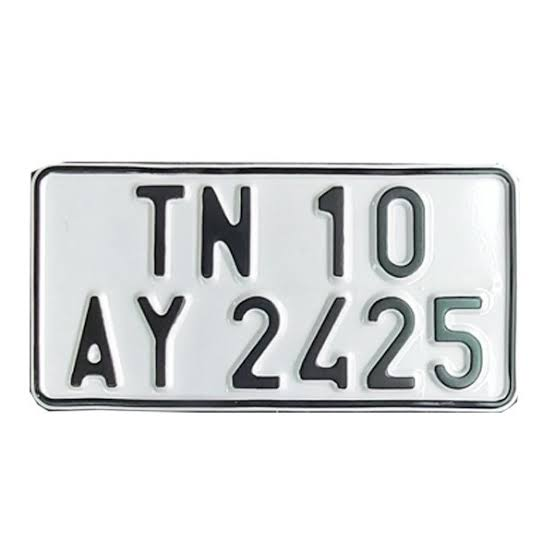
#> input picture Image Segmentation/number plate.jpg, 554 x 554 px
$ jupyter execute 1.contours.ipynb
#> lines starting #> are read from the running program, lines starting #| are printed output that depends on the picture; after the words box and inside, x2 and y2 are one past the last pixel; in counts of white or black regions, pixels touching at a corner belong together
# Contours

[cell 1]
import cv2
import numpy as np
from matplotlib import pyplot as plt

[cell 2]
image = cv2.imread('number plate.jpg')
#> image is the input picture: shape (554, 554, 3); mean B, G, R 228.1, 227.6, 226.4

plt.imshow(image, cmap='gray')
plt.title('Original')
# plt.axis('off')
plt.show()
image.shape
#> Out = (554, 554, 3)

[cell 3]
image_gray = cv2.cvtColor(image, cv2.COLOR_BGR2GRAY)
plt.imshow(image_gray, cmap='gray')
image_gray.shape
#> Out = (554, 554)

cv2.findContours(image, Retrieval Mode, Approximation Method)

[cell 4]
_, th2 = cv2.threshold(image_gray, 0, 255, cv2.THRESH_BINARY + cv2.THRESH_OTSU)
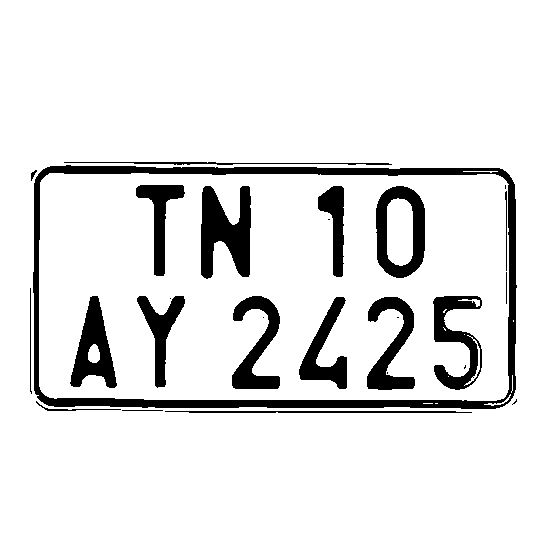
#> th2: shape (554, 554); 90% white; 27 black regions (8 under 20 px)
plt.imshow(th2, cmap='gray')
plt.title('After Thresholding')
plt.axis('off')
plt.show()

# Finding Contours
# Use a copy of your image e.g. edged.copy(), since findContours alters the image
contours, hierarchy = cv2.findContours(th2, cv2.RETR_LIST, cv2.CHAIN_APPROX_NONE)
#> contours = 45 contours, 19 with area under 20; largest, box (x1, y1, x2, y2) and area: (0, 0, 554, 554) 305809, (32, 164, 518, 410) 116124, (39, 173, 509, 401) 104918, (375, 185, 426, 279) 3988, (200, 185, 252, 280) 3220

# Draw all contours, note this overwrites the input image (inplace operation)
# Use '-1' as the 3rd parameter to draw all
cv2.drawContours(image, contours, -1, (0,255,0), thickness = 2)
plt.imshow(image)
plt.title('Contours overlaid on original image')
plt.axis('off')
plt.show()

print("Number of Contours found = " + str(len(contours)))
#| Number of Contours found = 45

Retrieval Modes

RETR_LIST - Retrieves all the contours, but doesn't create any parent-child relationship. Parents and kids are equal under this rule, and they are just contours. ie they all belongs to same hierarchy level.

RETR_EXTERNAL - eturns only extreme outer flags. All child contours are left behind.

RETR_CCOMP - This flag retrieves all the contours and arranges them to a 2-level hierarchy. ie external contours of the object (ie its boundary) are placed in hierarchy-1. And the contours of holes inside object (if any) is placed in hierarchy-2. If any object inside it, its contour is placed again in hierarchy-1 only. And its hole in hierarchy-2 and so on.

RETR_TREE - It retrieves all the contours and creates a full family hierarchy list.
Approximation Method Options

cv2.CHAIN_APPROX_NONE – Stores all the points along the line(inefficient!)

cv2.CHAIN_APPROX_SIMPLE – Stores the end points of each line

[cell 5]
image = cv2.imread('number plate.jpg')

# Convert to Grayscale
gray = cv2.cvtColor(image, cv2.COLOR_BGR2GRAY)
_, th2 = cv2.threshold(gray, 0, 255, cv2.THRESH_BINARY + cv2.THRESH_OTSU)
plt.imshow(th2, cmap='gray')
plt.title('After Thresholding')
plt.axis('off')
plt.show()

# Finding Contours
# Use a copy of your image e.g. edged.copy(), since findContours alters the image
contours, hierarchy = cv2.findContours(th2, cv2.RETR_EXTERNAL, cv2.CHAIN_APPROX_NONE)
#> contours = 1 contour; box (x1, y1, x2, y2) and area: (0, 0, 554, 554) 305809

# Draw all contours, note this overwrites the input image (inplace operation)
# Use '-1' as the 3rd parameter to draw all
cv2.drawContours(image, contours, -1, (0,255,0), thickness = 2)
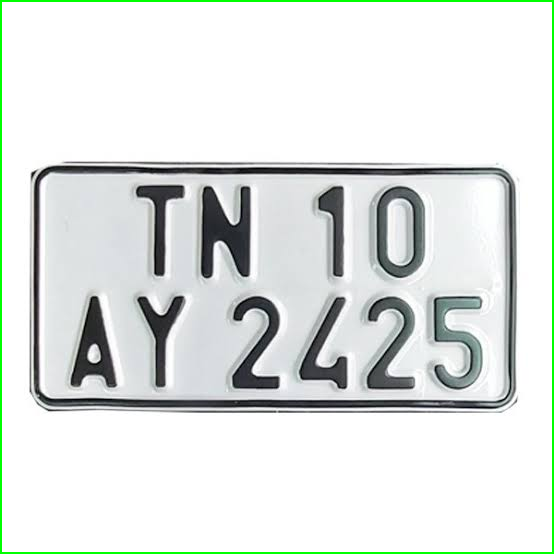
#> image: shape (554, 554, 3); mean B, G, R 224.5, 227.6, 222.7
plt.imshow(image)
plt.title('Contours overlaid on original image')
plt.axis('off')
plt.show()

print("Number of Contours found = " + str(len(contours)))
#| Number of Contours found = 1

[cell 6]
# NOTE: For findContours to work, the background has to be black and foreground (i.e. the text or objects)
# Otherwise you'll need to invert the image by using cv2..bitwise_not(input_image)

image = cv2.imread('number plate.jpg')

# Convert to Grayscale
gray = cv2.cvtColor(image, cv2.COLOR_BGR2GRAY)

_, th2 = cv2.threshold(gray, 0, 255, cv2.THRESH_BINARY + cv2.THRESH_OTSU)
plt.imshow(th2, cmap='gray')
plt.title('After Thresholding')
plt.axis('off')
plt.show()

# Use a copy of your image e.g. edged.copy(), since findContours alters the image
contours, hierarchy = cv2.findContours(th2, cv2.RETR_TREE, cv2.CHAIN_APPROX_NONE)
#> contours = 45 contours, 19 with area under 20; largest, box (x1, y1, x2, y2) and area: (0, 0, 554, 554) 305809, (32, 164, 518, 410) 116124, (39, 173, 509, 401) 104918, (375, 185, 426, 279) 3988, (200, 185, 252, 280) 3220

# Draw all contours, note this overwrites the input image (inplace operation)
# Use '-1' as the 3rd parameter to draw all
cv2.drawContours(image, contours, -1, (0,255,0), thickness = 2)
plt.imshow(image)
plt.title('Contours overlaid on original image')
plt.axis('off')
plt.show()

print("Number of Contours found = " + str(len(contours)))
#| Number of Contours found = 45
print(hierarchy)
#> (printed output is left out)

# CHAIN_APPROX_SIMPLE

[cell 7]
image = cv2.imread('number plate.jpg')

# Convert to Grayscale
gray = cv2.cvtColor(image, cv2.COLOR_BGR2GRAY)

_, th2 = cv2.threshold(gray, 0, 255, cv2.THRESH_BINARY + cv2.THRESH_OTSU)
plt.imshow(th2, cmap='gray')
plt.title('After Thresholding')
plt.axis('off')
plt.show()

# Use a copy of your image e.g. edged.copy(), since findContours alters the image
contours, hierarchy = cv2.findContours(th2, cv2.RETR_TREE, cv2.CHAIN_APPROX_SIMPLE)

# Draw all contours, note this overwrites the input image (inplace operation)
# Use '-1' as the 3rd parameter to draw all
cv2.drawContours(image, contours, -1, (0,255,0), thickness = 2)
plt.imshow(image)
plt.title('Contours overlaid on original image')
plt.axis('off')
plt.show()

print("Number of Contours found = " + str(len(contours)))
#| Number of Contours found = 45
for c in contours:
  print(len(c))
#> this loop made 45 passes
#> c on passes 1, 4, 10, 11, 14, 19, 20, 24, 26, 27: [[0, 0], [0, 553], [553, 553], [553, 0]], [[511, 404], [512, 403], [513, 404], [512, 405]], [[435, 403], [437, 403]], [[423, 403], [432, 403]], [[513, 320], [513, 321]], [[262, 317], [263, 316], [264, 317], [263, 318]], [[169, 298], [170, 297], [171, 298], [170, 299]], [[448, 376]], [[472, 377], [473, 376], [474, 377], [473, 378]], [[464, 334]]
#| 4
#| 14
#| 6
#| 4
#| 26
#| 8
#| 10
#| 17
#> (further printed lines are left out)

$ run again, with Image Segmentation/bw circle.jpg copied over Image Segmentation/number plate.jpg
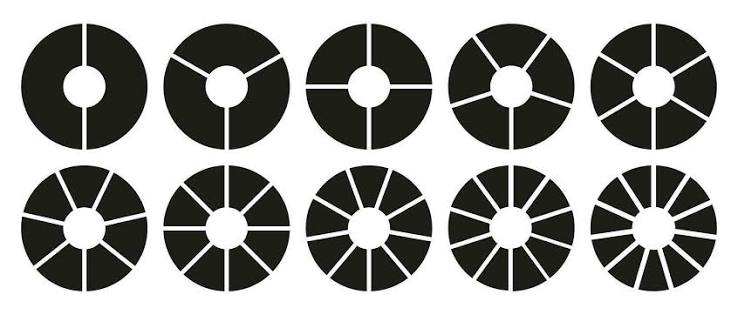
#> input picture Image Segmentation/bw circle.jpg, 738 x 315 px
#> image is the input picture: shape (315, 738, 3); mean B, G, R 154.5, 157.6, 157.1
#> `_, th2 = cv2.threshold(image_gray, 0, 255, cv2.THRESH_BINARY + cv2.THR..`:
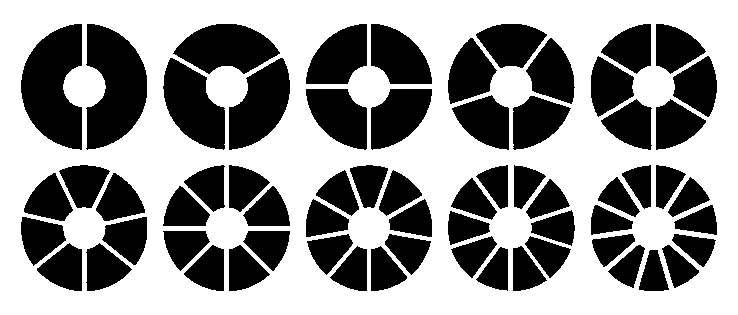
#> th2: shape (315, 738); 57.5% white; 65 black regions
#> `contours, hierarchy = cv2.findContours(th2, cv2.RETR_LIST, cv2.CHAIN_A..`: contours = 66 contours; largest, box (x1, y1, x2, y2) and area: (0, 0, 738, 315) 231418, (20, 23, 83, 151) 5519, (85, 23, 148, 151) 5492, (162, 57, 226, 151) 3654, (172, 23, 281, 75) 3638
#| Number of Contours found = 66
#> `contours, hierarchy = cv2.findContours(th2, cv2.RETR_EXTERNAL, cv2.CHA..`: contours = 1 contour; box (x1, y1, x2, y2) and area: (0, 0, 738, 315) 231418
#> `cv2.drawContours(image, contours, -1, (0,255,0), thickness = 2)`:
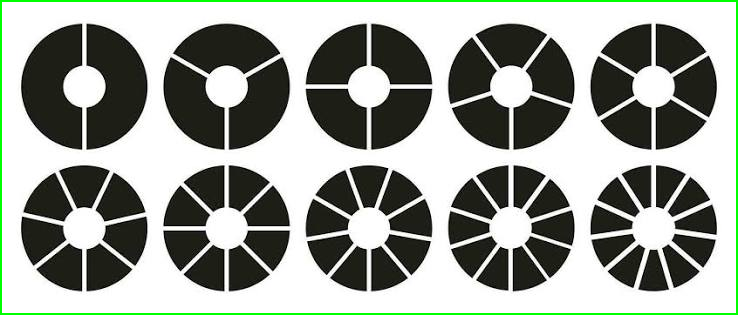
#> image: shape (315, 738, 3); mean B, G, R 149.9, 157.6, 152.5
#| Number of Contours found = 1
#> `contours, hierarchy = cv2.findContours(th2, cv2.RETR_TREE, cv2.CHAIN_A..`: contours = 66 contours; largest, box (x1, y1, x2, y2) and area: (0, 0, 738, 315) 231418, (20, 23, 83, 151) 5519, (85, 23, 148, 151) 5492, (162, 57, 226, 151) 3654, (172, 23, 281, 75) 3638
#| Number of Contours found = 66
#> (printed output is left out)
#| Number of Contours found = 66
#> the loop `for c in contours:` made 66 passes
#> c on pass 1: [[0, 0], [0, 314], [737, 314], [737, 0]]
#> (printed output is left out)

$ run again, with Image Segmentation/lines.jpg copied over Image Segmentation/number plate.jpg
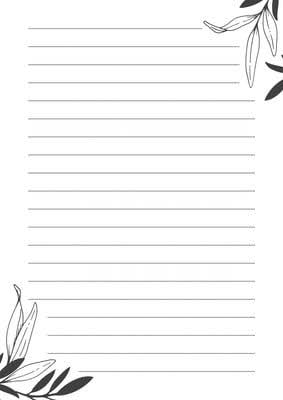
#> input picture Image Segmentation/lines.jpg, 283 x 400 px
#> image is the input picture: shape (400, 283, 3); min 16, max 255, mean 246.3
#> `_, th2 = cv2.threshold(image_gray, 0, 255, cv2.THRESH_BINARY + cv2.THR..`:
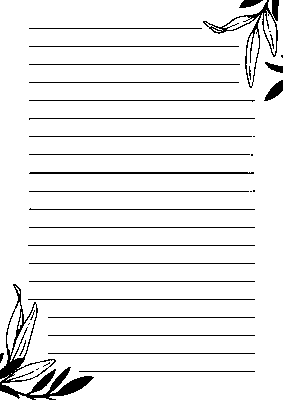
#> th2: shape (400, 283); 93.1% white; black in thin lines or dots
#> `contours, hierarchy = cv2.findContours(th2, cv2.RETR_LIST, cv2.CHAIN_A..`: contours = 74 contours, 42 with area under 20; largest, box (x1, y1, x2, y2) and area: (0, 0, 283, 400) 108211, (28, 171, 255, 175) 672, (27, 298, 256, 301) 454, (27, 244, 256, 247) 454, (28, 117, 256, 121) 454
#| Number of Contours found = 74
#> `contours, hierarchy = cv2.findContours(th2, cv2.RETR_EXTERNAL, cv2.CHA..`: contours = 10 contours, 7 with area under 20; largest, box (x1, y1, x2, y2) and area: (0, 0, 283, 400) 108211, (264, 10, 276, 55) 242, (0, 391, 32, 400) 112
#> `cv2.drawContours(image, contours, -1, (0,255,0), thickness = 2)`:
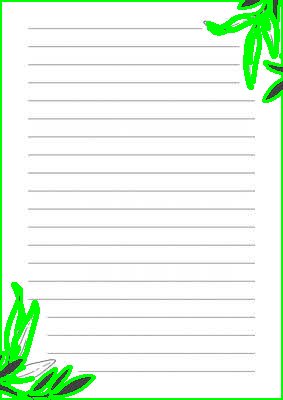
#> image: shape (400, 283, 3); 7.19% of pixels changed, all inside (x1, y1, x2, y2) = (0, 0, 283, 400)
#| Number of Contours found = 10
#> `contours, hierarchy = cv2.findContours(th2, cv2.RETR_TREE, cv2.CHAIN_A..`: contours = 74 contours, 42 with area under 20; largest, box (x1, y1, x2, y2) and area: (0, 0, 283, 400) 108211, (28, 171, 255, 175) 672, (27, 298, 256, 301) 454, (27, 244, 256, 247) 454, (28, 117, 256, 121) 454
#| Number of Contours found = 74
#> (printed output is left out)
#| Number of Contours found = 74
#> the loop `for c in contours:` made 74 passes
#> c on passes 4, 5, 18, 23, 24, 25, 37, 38: [[11, 373]], [[15, 370]], [[13, 374], [14, 373], [15, 374], [14, 375]], [[37, 368], [38, 367], [39, 368], [38, 369]], [[47, 367], [48, 366], [49, 367], [48, 368]], [[42, 366], [43, 365], [44, 366], [43, 367]], [[26, 327], [27, 326], [28, 327], [27, 328]], [[27, 324], [28, 323], [29, 324], [28, 325]]
#> (printed output is left out)
